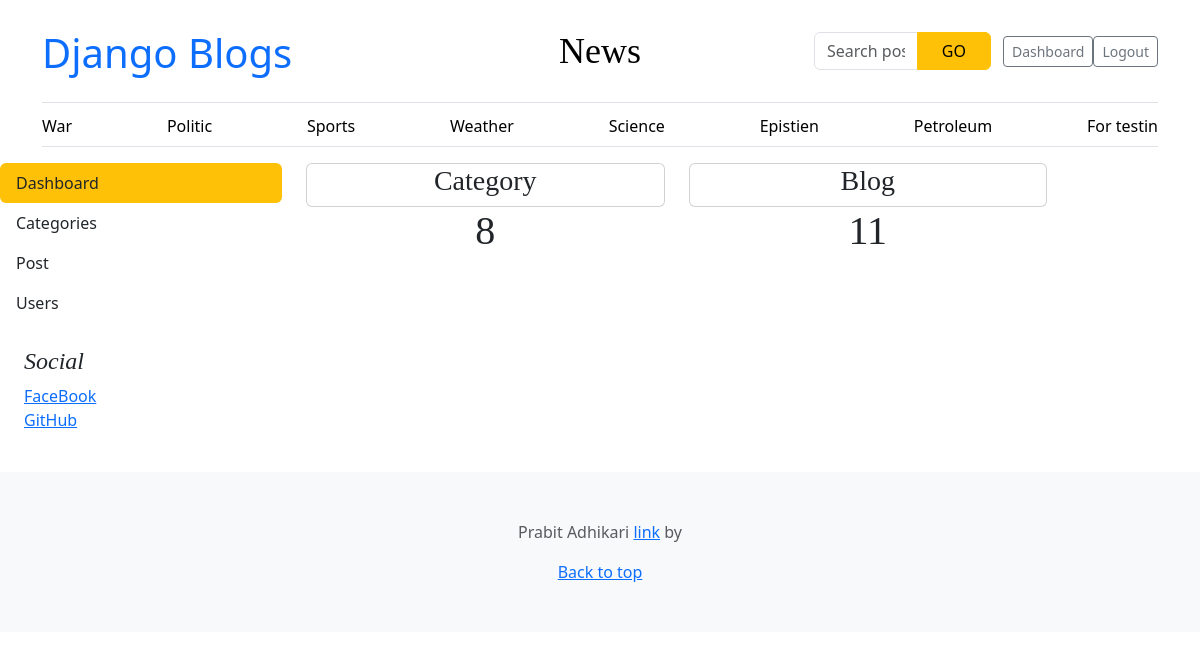
The page /dashboard/ (signed in) on the database its author committed.
### blog/models.py (models this page shows, shortened)
class Category(models.Model):
    category_name = models.CharField(max_length=1000, unique=True)
    created_at = models.DateField(auto_now_add=True)
    updated_at = models.DateField(auto_now=True)
    class Meta:
        verbose_name_plural = 'categories'
    def __str__(self):
        return f'{self.category_name}'

### about/models.py (models this page shows, shortened)
class Socials(models.Model):
    name = models.CharField(max_length=50)
    link = models.URLField(max_length=500)
    class Meta:
        verbose_name_plural = 'Social Media'

### dashboard/views.py (the view)
# urls.py: path('', include('dashboard.urls'))
@login_required(login_url='login')
def dashboard(request):
    category_count = Category.objects.all().count()
    blog_count =  Blog.objects.all().count()
    context = {
        'category_count' : category_count,
        'blog_count':  blog_count
    }
    return render(request, 'dashboard/dashboard.html', context)

### blog/context_processors.py (called while the page is built)
def get_categories(request):
    categories = Category.objects.all()
    return dict(categories=categories)

def get_socials(request):
    socials = Socials.objects.all()
    return dict(socials=socials)

### blog/templates/dashboard/dashboard.html (shortened to what this page needs)
{% extends 'base.html' %} {% block content%}
<div class="row">
 {% include 'dashboard/sidebar.html' %}
  <div class="col-md-9">
    <div class="tab-content" id="v-pills-tabContent">
      <div
        class="tab-pane fade show active"
        id="v-pills-home"
        role="tabpanel"
        aria-labelledby="v-pills-home-tab"
      >
        <div class="row">
          <div class="col-md-5 text-center ">
            <div class="card ""><h3>Category</h3></div>
            <h1>{{category_count}}</h1>
          </div>
          <div class="col-md-5 text-center">
            <div class="card ""><h3>Blog</h3></div>
            <h1>{{blog_count}}</h1>
          </div>
        </div>
      </div>
    </div>
  </div>
</div>
{% endblock%}

### blog/templates/base.html (shortened to what this page needs)
{% load static%}
<!doctype html>
<html lang="en" data-bs-theme="auto">
  <head>
    <link
      href="https://cdn.jsdelivr.net/npm/bootstrap@5.3.8/dist/css/bootstrap.min.css"
      rel="stylesheet"
    />
    <link href="{% static 'css/blog.css' %}" rel="stylesheet" />
    <link href="{% static 'css/blog.css' %}" rel="stylesheet" />
    <link
      rel="stylesheet"
      href="https://cdnjs.cloudflare.com/ajax/libs/font-awesome/4.7.0/css/font-awesome.min.css"
    />
  </head>
  <body>
    <div class="container">
      <header class="border-bottom lh-1 py-3">
        <div class="row flex-nowrap justify-content-between align-items-center">
          <div class="col-4 pt-1 fs-1">
            <a href="{% url 'home' %}" style="text-decoration: none"
              >Django Blogs</a
            >
          </div>
          <div class="col-4 text-center">
            <a
              class="blog-header-logo text-body-emphasis text-decoration-none"
              href="#"
              >News</a
            >
          </div>
          <div class="col-4 d-flex justify-content-end align-items-center">
            <div class="container py-3">
              <form
                action="{% url 'search' %}"
                method="GET"
                class="d-flex justify-content-center"
                id="search-bar"
              >
                <div class="input-group" style="max-width: 500px">
                  <input
                    type="text"
                    class="form-control"
                    placeholder="Search posts..."
                    name="keyword"
                  />
                  <button class="btn btn-warning px-4" type="submit">GO</button>
                </div>
              </form>
            </div>
            {% if user.is_authenticated %} {% if perms.auth.view_user %}
            <a
              class="btn btn-sm btn-outline-secondary"
              href="{% url 'dashboard' %}"
              >Dashboard</a
            >
            {% endif %}
            <a
              class="btn btn-sm btn-outline-secondary"
              href="{% url 'logout' %}"
              >Logout</a
            >
            {% endif %}
          </div>
        </div>
      </header>
      <div class="nav-scroller py-1 mb-3 border-bottom">
        <nav class="nav nav-underline justify-content-between">
          {% if categories %} {% for cat in categories %}
          <a
            class="nav-item nav-link link-body-emphasis"
            href="{% url 'post_by_category' cat.id %}"
            >{{cat}}</a
          >
          {%endfor%} {% endif %}
        </nav>
      </div>
    </div>
    {% block content%} {% endblock %}
    <div class="p-4">
      <h4 class="fst-italic">Social</h4>
      <ol class="list-unstyled">
        {% for account in socials %}
        <li><a href="{{account.link}}">{{account.name}}</a></li>
        {% endfor %}
      </ol>
    </div>
    <footer class="py-5 text-center text-body-secondary bg-body-tertiary">
      <p>
        Prabit Adhikari
        <a href="https://getbootstrap.com/">link</a> by
      </p>
      <p class="mb-0"><a href="#">Back to top</a></p>
    </footer>
  </body>
</html>

### static/css/blog.css (style rules this page uses)
.blog-header-logo { font-family: "Playfair Display", Georgia, "Times New Roman", serif ; font-size: 2.25rem; }
h1, h2, h3, h4, h5, h6 { font-family: "Playfair Display", Georgia, "Times New Roman", serif ; }

### blog/templates/base.html (style rules this page uses)
.nav-scroller { position: relative; z-index: 2; height: 2.75rem; overflow-y: hidden; }
.nav-scroller .nav { display: flex; flex-wrap: nowrap; padding-bottom: 1rem; margin-top: -1px; overflow-x: auto; text-align: center; white-space: nowrap; -webkit-overflow-scrolling: touch; }

### rows shown on the page
Category: category_name "War"
Category: category_name "Politic"
Category: category_name "Sports"
Category: category_name "Weather"
Category: category_name "Science"
Category: category_name "Epistien"
Category: category_name "Petroleum"
Category: category_name "For testin"
Socials: name "FaceBook"
Socials: name "GitHub"

### other values the page prints
{{ category_count }} "8"
{{ blog_count }} "11"
